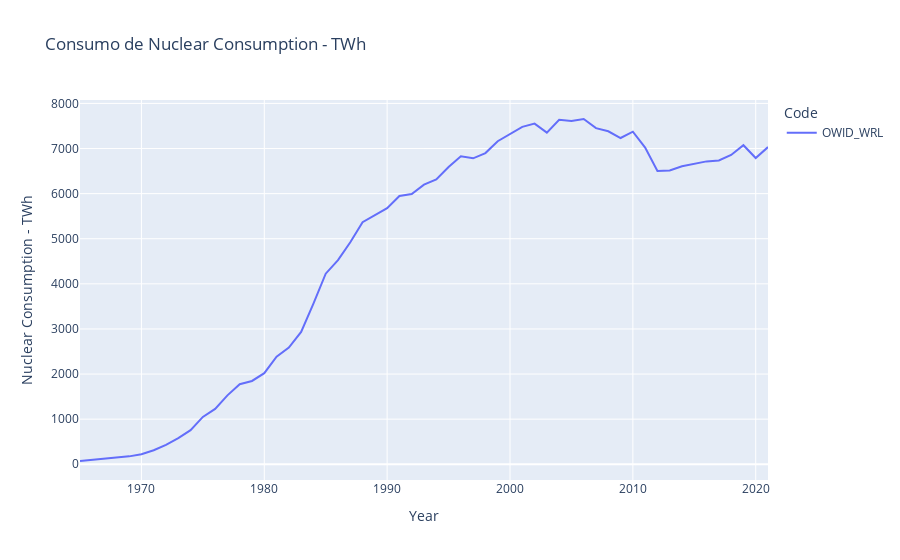

Write notebook code for a chart like this one.
### Code cell
fig1 = px.line(mundo, x='Year', y="Nuclear Consumption - TWh", color="Code",title='Consumo de Nuclear Consumption - TWh ')
fig1.show()

### Figure 1 — Plotly figure (JSON) as saved in the notebook; plotly's stock layout.template omitted (floating-point values rounded to 4 significant figures)
{"data": [{"hovertemplate": "Code=OWID_WRL<br>Year=%{x}<br>Nuclear Consumption - TWh=%{y}<extra></extra>", "legendgroup": "OWID_WRL", "line": {"color": "#636efa", "dash": "solid"}, "marker": {"symbol": "circle"}, "mode": "lines", "name": "OWID_WRL", "orientation": "v", "showlegend": true, "type": "scatter", "x": [1965, 1966, 1967, 1968, 1969, 1970, 1971, 1972, 1973, 1974, 1975, 1976, 1977, 1978, 1979, 1980, 1981, 1982, 1983, 1984, 1985, 1986, 1987, 1988, 1989, 1990, 1991, 1992, 1993, 1994, 1995, 1996, 1997, 1998, 1999, 2000, 2001, 2002, 2003, 2004, 2005, 2006, 2007, 2008, 2009, 2010, 2011, 2012, 2013, 2014, 2015, 2016, 2017, 2018, 2019, 2020, 2021], "xaxis": "x", "y": [72.47, 97.7, 116.4, 147.9, 175.3, 223.8, 311.3, 431.8, 578.6, 756.5, 1049.0, 1228.0, 1528.0, 1776.0, 1847.0, 2020.0, 2386.0, 2588.0, 2933.0, 3560.0, 4225.0, 4525.0, 4922.0, 5366.0, 5519.0, 5676.0, 5948.0, 5993.0, 6199.0, 6316.0, 6590.0, 6829.0, 6782.0, 6899.0, 7162.0, 7323.0, 7481.0, 7552.0, 7351.0, 7636.0, 7608.0, 7654.0, 7452.0, 7382.0, 7233.0, 7374.0, 7022.0, 6501.0, 6513.0, 6607.0, 6656.0, 6715.0, 6735.0, 6856.0, 7073.0, 6789.0, 7031.0], "yaxis": "y"}], "layout": {"legend": {"title": {"text": "Code"}, "tracegroupgap": 0}, "title": {"text": "Consumo de Nuclear Consumption - TWh "}, "xaxis": {"anchor": "y", "domain": [0, 1], "title": {"text": "Year"}}, "yaxis": {"anchor": "x", "domain": [0, 1], "title": {"text": "Nuclear Consumption - TWh"}}}}
